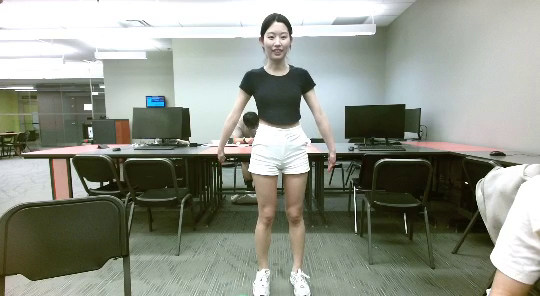
#> input picture frame 24 of overlay/pipeline/input/live-vid.mp4, 540 x 296 px
$ jupyter execute --allow-errors icp.ipynb
#> lines starting #> are read from the running program, lines starting #| are printed output that depends on the picture
#> (a cell that did not finish here is left out)

[cell 2]
# [7 lines left out: function parse_xy, not called in this run]

#> (the rest of this cell did not finish here and is left out)

[cell 3]
import numpy as np
from scipy.spatial import cKDTree  # type: ignore

def compute_rms_radius(points):
    centroid = np.mean(points, axis=0)
    return np.sqrt(np.mean(np.sum((points - centroid) ** 2, axis=1)))

# [59 lines left out: functions rigid_icp_2d_accum, icp_with_prescaling, not called in this run]

[cell 4]
import matplotlib.pyplot as plt

#> (the rest of this cell did not finish here and is left out)

[cell 5]
import cv2

# Load the video file "unity-vid.mp4"
video2 = cv2.VideoCapture("../input/live-vid.mp4")

# Read the first frame
ret2, frame2 = video2.read()
#> frame2 is the input picture: shape (296, 540, 3); mean B, G, R 136.3, 147.6, 143.5
video2.release()

# Load image with alpha channel (transparency)
img_transparent = cv2.imread("../input/transparent.png", cv2.IMREAD_UNCHANGED)
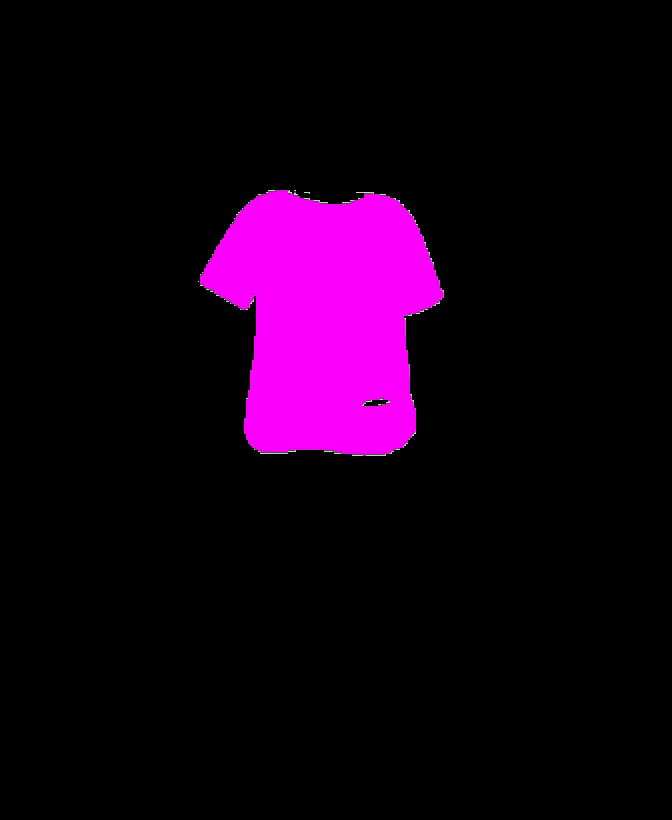
#> input picture overlay/pipeline/input/transparent.png, 672 x 820 px
#> img_transparent is the input picture: shape (820, 672, 4); mean B, G, R, A 20.7, 0.2, 20.7, 21.2
img_rgba = cv2.cvtColor(img_transparent, cv2.COLOR_BGRA2RGBA) if img_transparent is not None else None
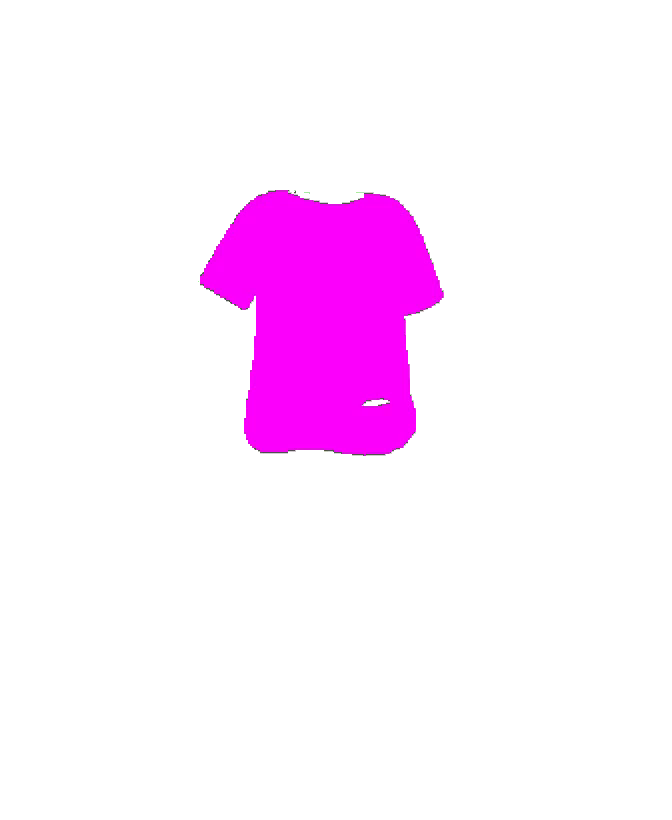
#> img_rgba: shape (820, 672, 4); mean R, G, B, A 20.7, 0.2, 20.7, 21.2; transparent parts drawn white
frame2_rgb = cv2.cvtColor(frame2, cv2.COLOR_BGR2RGB) if ret2 else None

fig, axes = plt.subplots(1, 2, figsize=(16, 8))

# First subplot: Show the first frame of unity-vid.mp4
if ret2:
  axes[0].imshow(frame2_rgb)
  axes[0].axis('off')
  axes[0].set_title("First Frame of unity-vid.mp4")
else:
  axes[0].text(0.5, 0.5, "Failed to read the first frame from unity-vid.mp4.",
         ha='center', va='center', fontsize=12)
  axes[0].axis('off')
  axes[0].set_title("First Frame of unity-vid.mp4")

# Second subplot: Show the transparent image
if img_transparent is not None:
  if img_transparent.shape[2] == 4:
    axes[1].imshow(img_rgba)
    axes[1].axis('off')
    axes[1].set_title("Transparent Image")
  else:
    axes[1].text(0.5, 0.5, "Image does not have an alpha channel.",
           ha='center', va='center', fontsize=12)
    axes[1].axis('off')
    axes[1].set_title("Transparent Image")
else:
  axes[1].text(0.5, 0.5, "Failed to load transparent.png.",
         ha='center', va='center', fontsize=12)
  axes[1].axis('off')
  axes[1].set_title("Transparent Image")

plt.tight_layout()
plt.show()
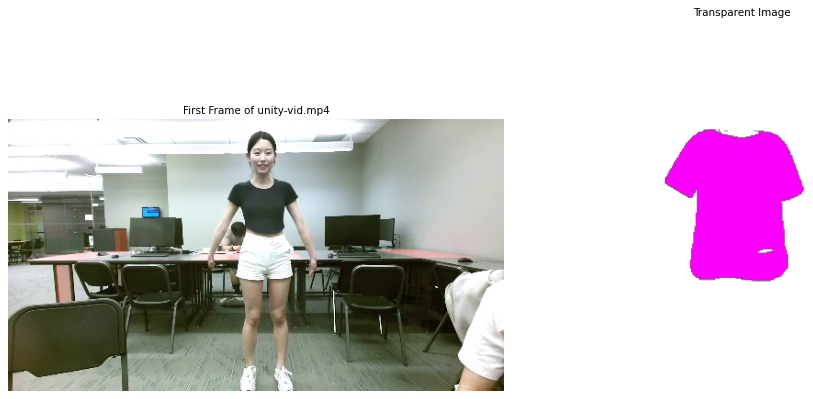
#> figure drawn by matplotlib, 2 panels

#> (a cell that did not finish here is left out)

$ run again, starting later in the video
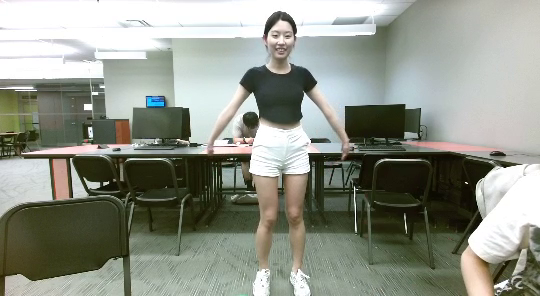
#> input picture frame 110 of overlay/pipeline/input/live-vid.mp4, 540 x 296 px
#> frame2 is the input picture: shape (296, 540, 3); mean B, G, R 136.1, 147.5, 143.4
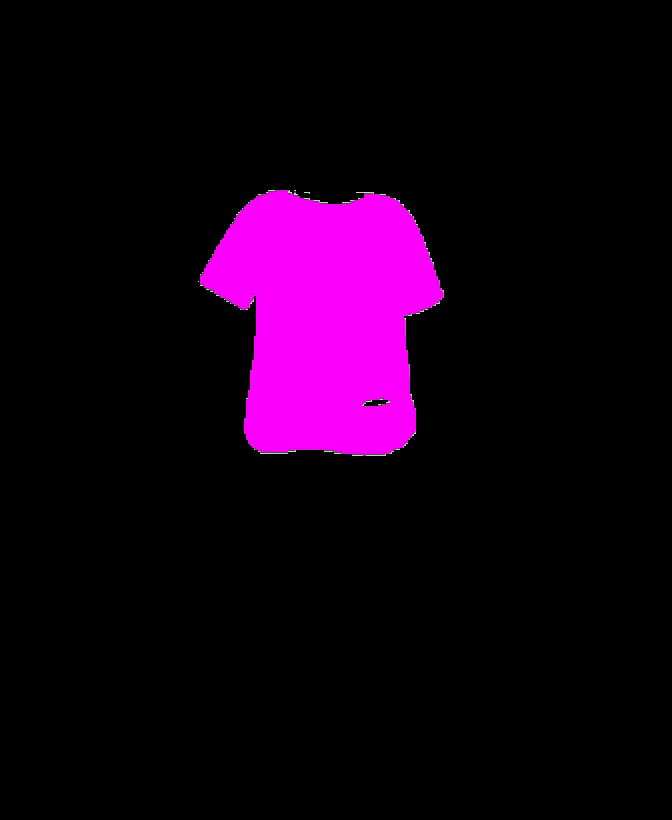
#> input picture overlay/pipeline/input/transparent.png, 672 x 820 px
#> img_transparent is the input picture: shape (820, 672, 4); mean B, G, R, A 20.7, 0.2, 20.7, 21.2
#> `plt.show()`:
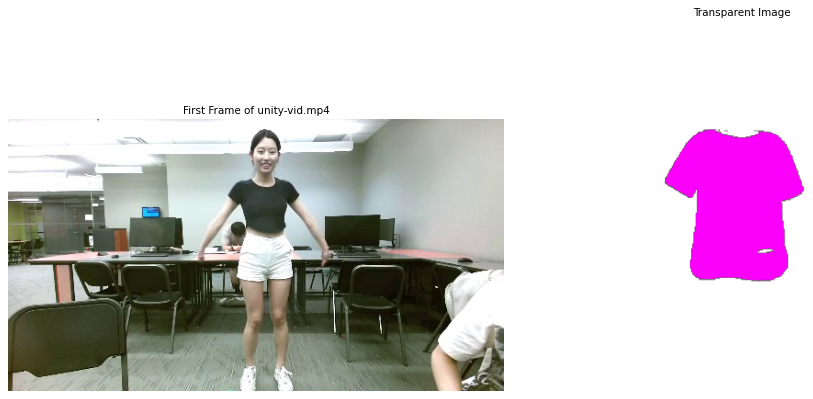
#> figure drawn by matplotlib, 2 panels

$ run again, starting later in the video
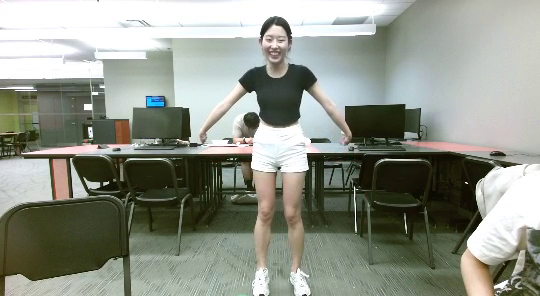
#> input picture frame 196 of overlay/pipeline/input/live-vid.mp4, 540 x 296 px
#> frame2 is the input picture: shape (296, 540, 3); mean B, G, R 136.3, 147.6, 143.3
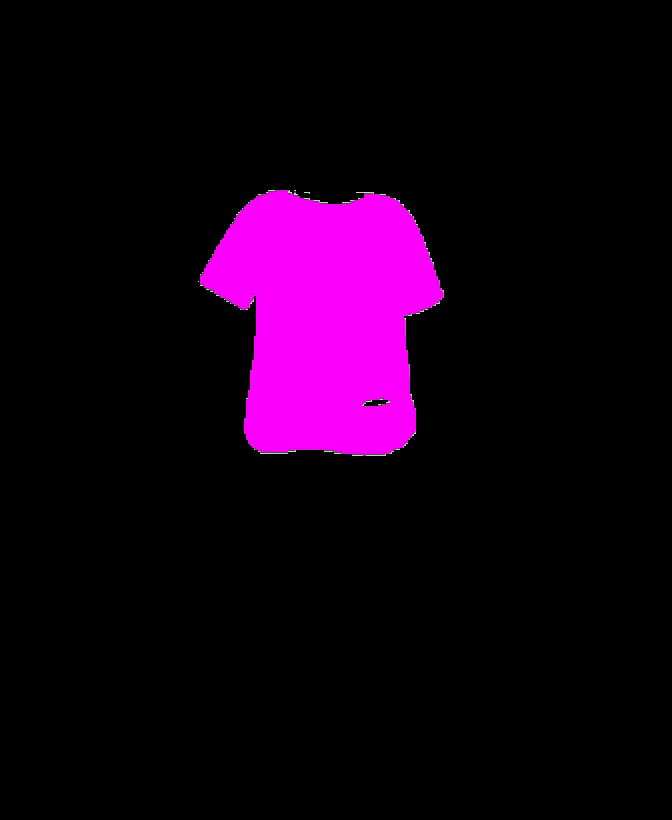
#> input picture overlay/pipeline/input/transparent.png, 672 x 820 px
#> img_transparent is the input picture: shape (820, 672, 4); mean B, G, R, A 20.7, 0.2, 20.7, 21.2
#> `plt.show()`:
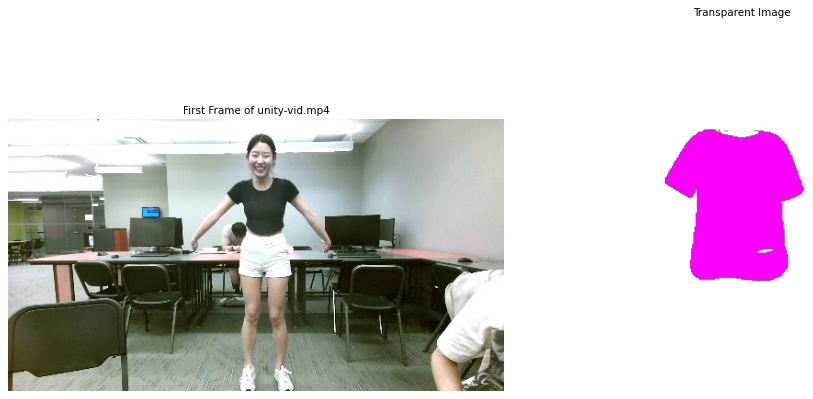
#> figure drawn by matplotlib, 2 panels
